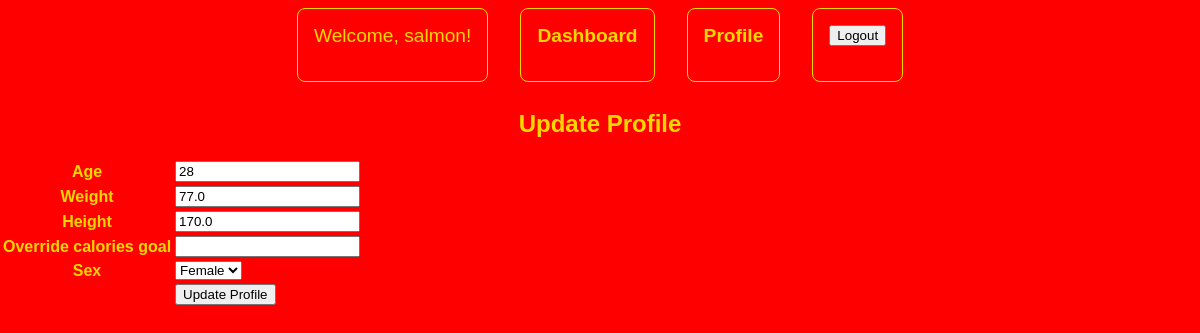
Screenshot of /project/profile/1/update/ (signed in) with the database file from the repository.
### project/models.py (models this page shows, shortened)
class UserProfile(models.Model):
    user = models.OneToOneField(
        settings.AUTH_USER_MODEL,
        on_delete=models.CASCADE,
        related_name='profile'
    )
    sex_choices = [
        ('M', 'Male'),
        ('F', 'Female'),
        ('O', 'Other'),
    ]
    sex = models.CharField(max_length=1, choices=sex_choices, blank=True)
    override_calories_goal = models.IntegerField(blank=True, null=True)
    height = models.FloatField(blank=True, null=True)
    weight = models.FloatField(blank=True, null=True)
    age = models.IntegerField(blank=True, null=True)

### project/views.py (the view, shortened to what this page needs)
# urls.py: path('profile/<int:pk>/update/', UpdateProfileView.as_view(), name='update_profile'),
class UpdateProfileView(LoginRequiredMixin, UpdateView):
    template_name = 'project/update_profile.html'
    form_class = UpdateProfileForm
    model = UserProfile

### project/forms.py
class UpdateProfileForm(forms.ModelForm):
    class Meta:
        model = UserProfile
        fields = ['age', 'weight', 'height', 'override_calories_goal', 'sex']

### project/templates/project/update_profile.html (shortened to what this page needs)
{% extends "project/base.html" %}
{% block content %}
  <h2>Update Profile</h2>
  <form method="post" enctype="multipart/form-data"
        action="{% url 'update_profile' pk=object.pk %}">
    <table>
      {% for field in form %}
        <tr>
          <th>{{ field.label }}</th>
          <td>{{ field }}</td>
        </tr>
      {% endfor %}
      <tr>
        <td></td>
        <td>
          <button type="submit">
            Update Profile
          </button>
        </td>
    </tr>
    </table>
  </form>
{% endblock %}

### project/templates/project/base.html (shortened to what this page needs)
{% load static %}
<html>
  <head>
    <link rel="stylesheet" href="{% static 'styles.css' %}">
  </head>
  <body>
    <nav>
      <ul>
        {% if user.is_authenticated %}
          <li>Welcome, {{ user.username }}!</li>
            <li><a href="{% url 'main' %}">Dashboard</a></li>
          <li><a href="{% url 'profile' user.profile.pk %}">Profile</a></li>
          <li>
            <form action="{% url 'logout' %}" method="POST">
                <input type="submit" value="Logout">
            </form>
          </li>
        {% else %}
          <li>Please login or register for an account</li>
          <li><a href="{% url 'registration' %}">Register</a></li>
          <li><a href="{% url 'login' %}">Login</a></li>
        {% endif %}
      </ul>
    </nav>
    {% block content %}{% endblock %}
  </body>
</html>

### static/styles.css (style rules this page uses)
body { font-family: Arial, sans-serif; background-color: #f4f4f4; margin: 0; padding: 0; color: #ffd700; text-align: center; }
nav { padding: 0.5rem; }
nav ul { list-style: none; margin: 0; padding: 0; display: flex; justify-content: center; }
nav ul li { margin: 0 1rem; }
nav ul li a { color: #ffd700; text-decoration: none; font-weight: bold; }
ul { padding: 0; list-style: none; }
ul li { background-color: red; color: #ffd700; margin: 0.5rem 0; padding: 1rem; font-size: 1.2rem; text-align: center; border: 1px solid #ffd700; border-radius: 8px; }
body::before { content: ""; background-color: red; opacity: 1; position: fixed; top: 0; left: 0; right: 0; bottom: 0; z-index: -1; }

### rows the page displays
UserProfile: form "28" "77.0" "170.0" "Female"

### other values shown
{{ user.username }} "salmon"
{{ field.label }} "Age" "Weight" "Height" "Override calories goal" "Sex"
